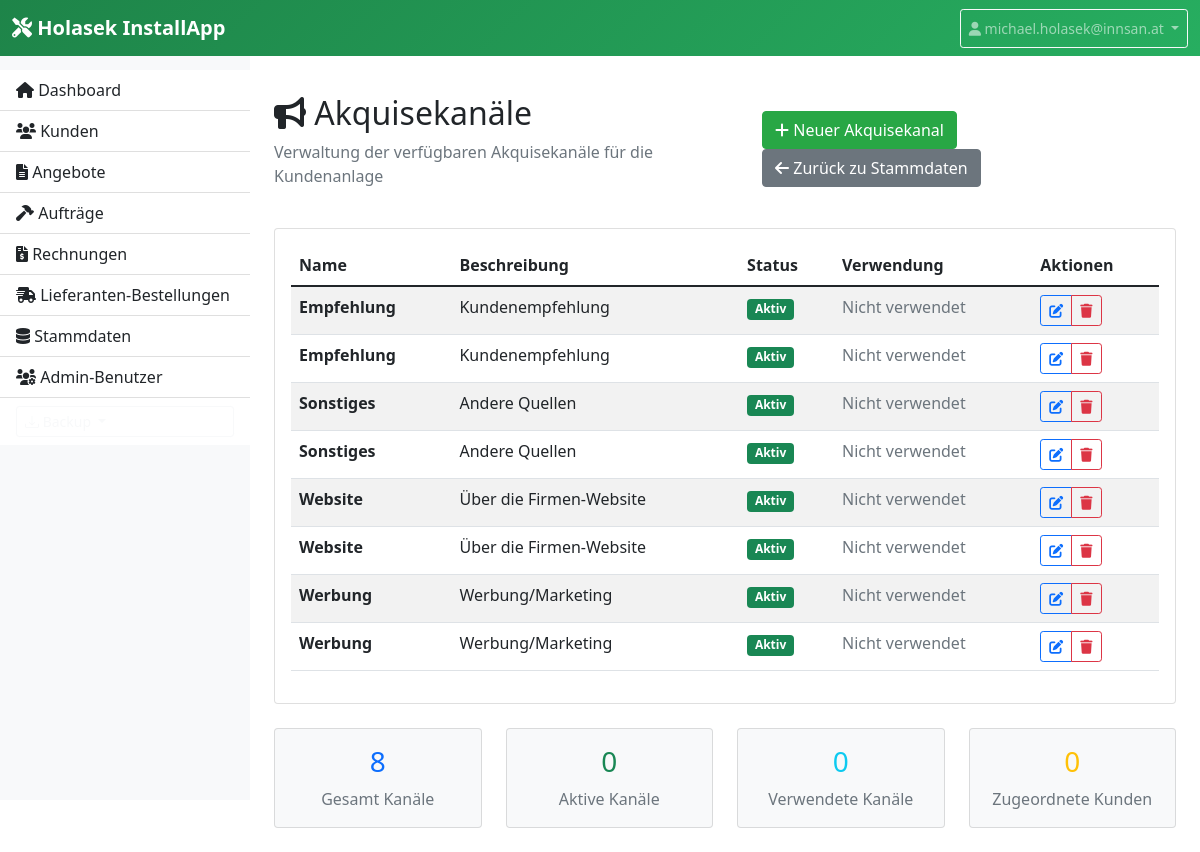
/stammdaten/akquise (signed in), run on the app's committed database.
### models.py (models this page shows, shortened)
class AcquisitionChannel(db.Model):
    id = db.Column(db.Integer, primary_key=True)
    name = db.Column(db.String(100), nullable=False, unique=True)
    description = db.Column(db.Text)
    is_active = db.Column(db.Boolean, default=True)
    created_at = db.Column(db.DateTime, default=datetime.utcnow)

### app.py (the view)
    @app.route('/stammdaten/akquise')
    @login_required
    def acquisition_channels():
        channels = AcquisitionChannel.query.order_by(AcquisitionChannel.name).all()
        return render_template('acquisition_channels.html', channels=channels)

### app.py (called while the page is built)
def login_required(login_function):
    from functools import wraps
    @wraps(login_function)
    def login_decorated_function(*args, **kwargs):
        if 'login_admin_id' not in session:
            return redirect(url_for('login'))
        return login_function(*args, **kwargs)
    return login_decorated_function

### templates/acquisition_channels.html (shortened to what this page needs)
{% extends "base.html" %}
{% block content %}
<div class="d-flex justify-content-between align-items-center mb-4">
    <div>
        <h2><i class="fas fa-bullhorn"></i> Akquisekanäle</h2>
        <p class="text-muted">Verwaltung der verfügbaren Akquisekanäle für die Kundenanlage</p>
    </div>
    <div>
        <a href="{{ url_for('new_acquisition_channel') }}" class="btn btn-primary">
            <i class="fas fa-plus"></i> Neuer Akquisekanal
        </a>
        <a href="{{ url_for('stammdaten') }}" class="btn btn-secondary">
            <i class="fas fa-arrow-left"></i> Zurück zu Stammdaten
        </a>
    </div>
</div>
{% if channels %}
<div class="card">
    <div class="card-body">
        <div class="table-responsive">
            <table class="table table-striped">
                <thead>
                    <tr>
                        <th>Name</th>
                        <th>Beschreibung</th>
                        <th>Status</th>
                        <th>Verwendung</th>
                        <th>Aktionen</th>
                    </tr>
                </thead>
                <tbody>
                    {% for channel in channels %}
                    <tr>
                        <td>
                            <strong>{{ channel.name }}</strong>
                        </td>
                        <td>
                            {{ channel.description or '-' }}
                        </td>
                        <td>
                            {% if channel.is_active %}
                                <span class="badge bg-success">Aktiv</span>
                            {% else %}
                                <span class="badge bg-secondary">Inaktiv</span>
                            {% endif %}
                        </td>
                        <td>
                            {% set customer_count = channel.customers|length %}
                            {% if customer_count > 0 %}
                                <span class="badge bg-info">{{ customer_count }} Kunde(n)</span>
                            {% else %}
                                <span class="text-muted">Nicht verwendet</span>
                            {% endif %}
                        </td>
                        <td>
                            <div class="btn-group" role="group">
                                <a href="{{ url_for('edit_acquisition_channel', id=channel.id) }}"
                                   class="btn btn-outline-primary btn-sm"
                                   title="Bearbeiten">
                                    <i class="fas fa-edit"></i>
                                </a>
                                {% if channel.customers|length == 0 %}
                                <a href="{{ url_for('delete_acquisition_channel', id=channel.id) }}"
                                   class="btn btn-outline-danger btn-sm"
                                   title="Löschen"
                                   onclick="return confirm('Akquisekanal &quot;{{ channel.name }}&quot; wirklich löschen?')">
                                    <i class="fas fa-trash"></i>
                                </a>
                                {% else %}
                                <button class="btn btn-outline-secondary btn-sm disabled"
                                        title="Kann nicht gelöscht werden - wird von Kunden verwendet"
                                        disabled>
                                    <i class="fas fa-lock"></i>
                                </button>
                                {% endif %}
                            </div>
                        </td>
                    </tr>
                    {% endfor %}
                </tbody>
            </table>
        </div>
    </div>
</div>
<div class="row mt-4">
    <div class="col-md-3">
        <div class="card bg-light">
            <div class="card-body text-center">
                <h3 class="text-primary">{{ channels|length }}</h3>
                <p class="text-muted mb-0">Gesamt Kanäle</p>
            </div>
        </div>
    </div>
    <div class="col-md-3">
        <div class="card bg-light">
            <div class="card-body text-center">
                {% set active_channels = 0 %}
                {% for channel in channels %}
                    {% if channel.is_active %}
                        {% set active_channels = active_channels + 1 %}
                    {% endif %}
                {% endfor %}
                <h3 class="text-success">{{ active_channels }}</h3>
                <p class="text-muted mb-0">Aktive Kanäle</p>
            </div>
        </div>
    </div>
    <div class="col-md-3">
        <div class="card bg-light">
            <div class="card-body text-center">
                {% set used_channels = 0 %}
                {% for channel in channels %}
                    {% if channel.customers %}
                        {% set used_channels = used_channels + 1 %}
                    {% endif %}
                {% endfor %}
                <h3 class="text-info">{{ used_channels }}</h3>
                <p class="text-muted mb-0">Verwendete Kanäle</p>
            </div>
        </div>
    </div>
    <div class="col-md-3">
        <div class="card bg-light">
            <div class="card-body text-center">
                {% set total_customers = 0 %}
                {% for channel in channels %}
                    {% set total_customers = total_customers + channel.customers|length %}
                {% endfor %}
                <h3 class="text-warning">{{ total_customers }}</h3>
                <p class="text-muted mb-0">Zugeordnete Kunden</p>
            </div>
        </div>
    </div>
</div>
{% endif %}
{% endblock %}

### templates/base.html (style rules this page uses)
.btn-primary { background-color: #28a745; border-color: #28a745; }

### data on the page
AcquisitionChannel: name "Empfehlung", description "Kundenempfehlung", is_active "Aktiv"
AcquisitionChannel: name "Empfehlung", description "Kundenempfehlung", is_active "Aktiv"
AcquisitionChannel: name "Sonstiges", description "Andere Quellen", is_active "Aktiv"
AcquisitionChannel: name "Sonstiges", description "Andere Quellen", is_active "Aktiv"
AcquisitionChannel: name "Website", description "Über die Firmen-Website", is_active "Aktiv"
AcquisitionChannel: name "Website", description "Über die Firmen-Website", is_active "Aktiv"
AcquisitionChannel: name "Werbung", description "Werbung/Marketing", is_active "Aktiv"
AcquisitionChannel: name "Werbung", description "Werbung/Marketing", is_active "Aktiv"

### other printed values
{{ session.login_admin_username }} "michael.holasek@innsan.at"
{{ channels|length }} "8"
{{ active_channels }} "0"
{{ used_channels }} "0"
{{ total_customers }} "0"
